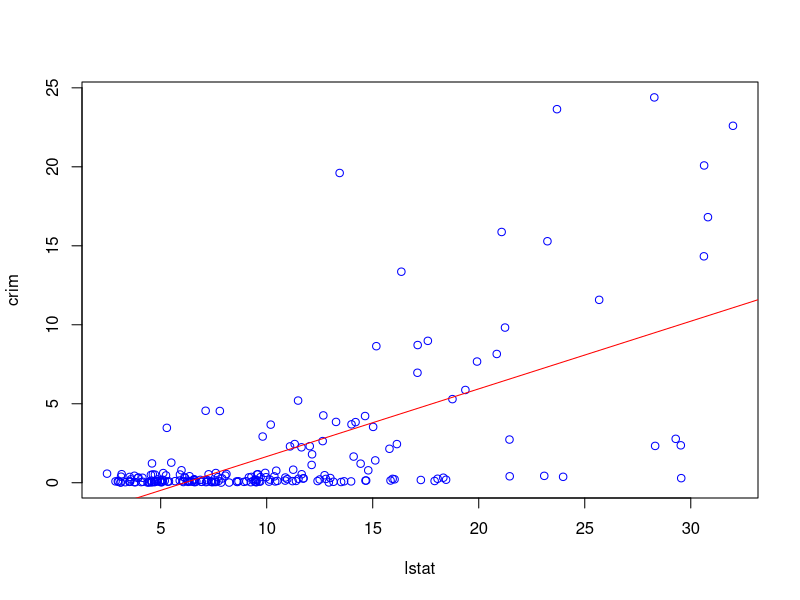
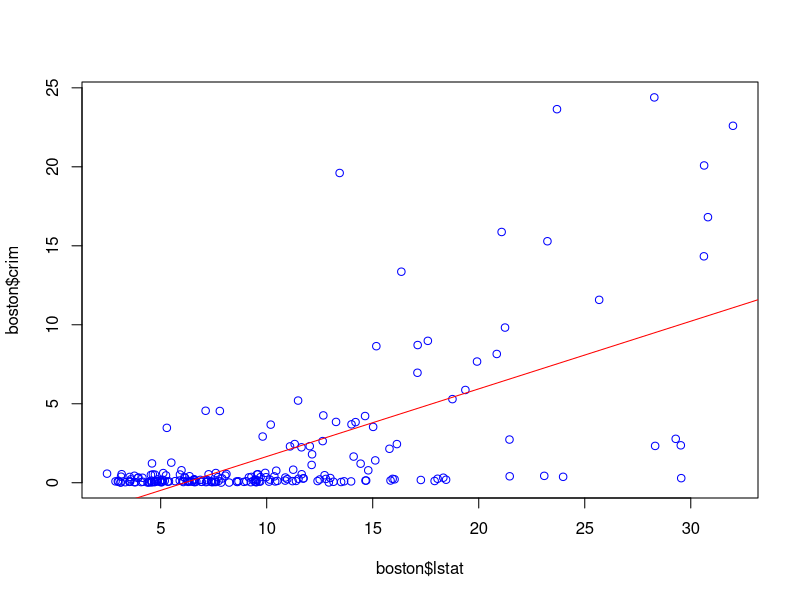
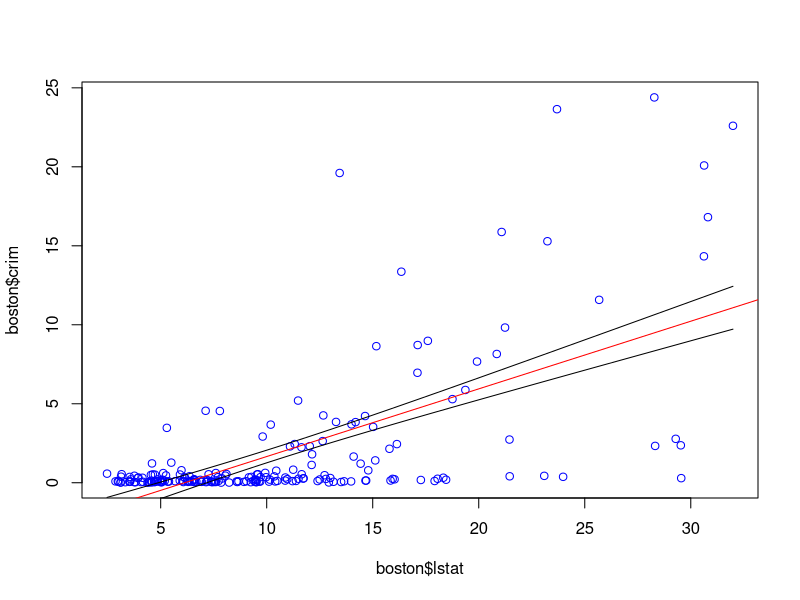
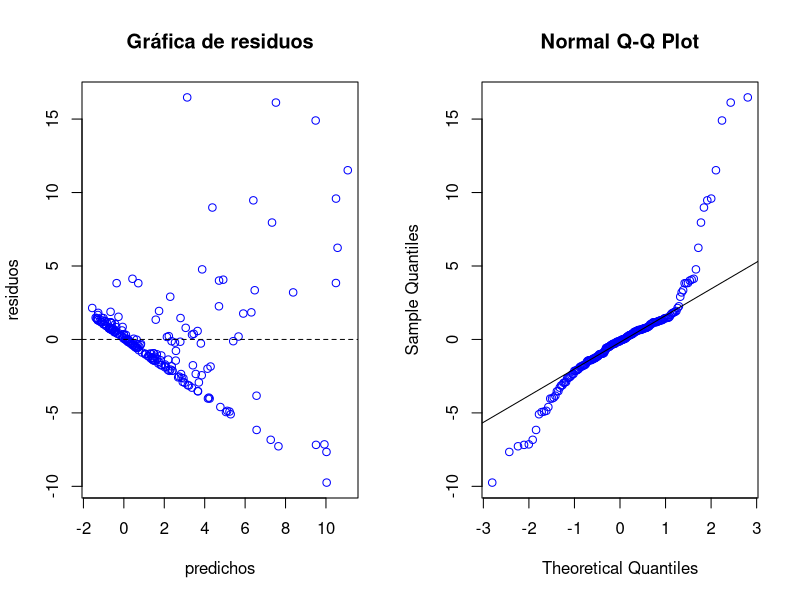
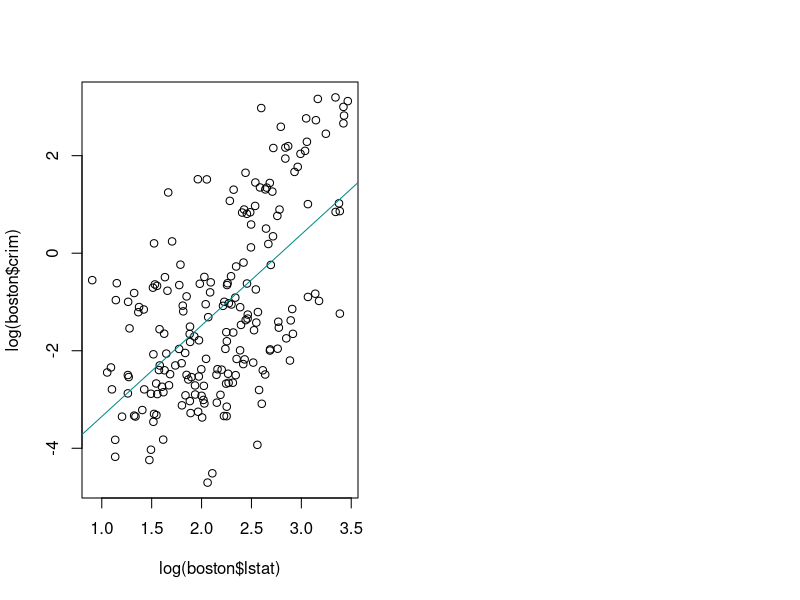

R code for these plots, in order:
## ---- chunk 1
knitr::opts_chunk$set(echo = TRUE)
## ---- chunk 2
library(readxl)
boston <- read_excel("boston.xlsx")
## ---- chunk 3
lm_crim_global<-lm(crim ~. , data=boston)
summary(lm_crim_global)
## ---- chunk 4
lm_crim_lstat <- lm(crim ~ lstat, data=boston)
summary(lm_crim_lstat)
plot(boston$lstat, boston$crim, col='BLUE', xlab = 'lstat', ylab = 'crim')
abline(coef=coef(lm_crim_lstat), col='RED')
## ---- chunk 5
summary(lm_crim_lstat)
plot(boston$lstat, boston$crim, col='BLUE')
abline(coef=coef(lm_crim_lstat), col="RED")
## ---- chunk 6
#bandas estimación
min<-range(boston$lstat)[1]; max<-range(boston$lstat)[2]
nuevos <- data.frame(list(lstat = seq(min,max,length=100)))
bandas_est<-predict(lm_crim_lstat, newdata = nuevos, interval = "confidence", level = 0.90)

#representacion 
plot(boston$lstat, boston$crim, col='BLUE')
abline(coef=coef(lm_crim_lstat), col='RED')
lines(nuevos$lstat, bandas_est[,2],col='BLACK')
lines(nuevos$lstat, bandas_est[,3],col='BLACK')

## ---- chunk 7
#calculo residuos
residuos<-residuals(lm_crim_lstat)

# diagnóstico linealidad y homocedasticidad
residuos <- residuals(lm_crim_lstat)
predichos <- fitted.values(lm_crim_lstat)
par(mfcol=c(1,2))
plot(predichos,residuos, col='BLUE',main = 'Gráfica de residuos')
abline(h=0,lty=2)

# diagnóstico normalidad residuos
qqnorm(residuos, col='BLUE')
qqline(residuos)
shapiro.test(residuos)
## ---- chunk 8

lm_crim_log<-lm(I(log(crim))~I(log(lstat)), data=boston, na.action=na.exclude)
summary(lm_crim_log)
plot(log(boston$lstat), log(boston$crim), type="p")
abline(coef=coef(lm_crim_log),col="darkcyan")
